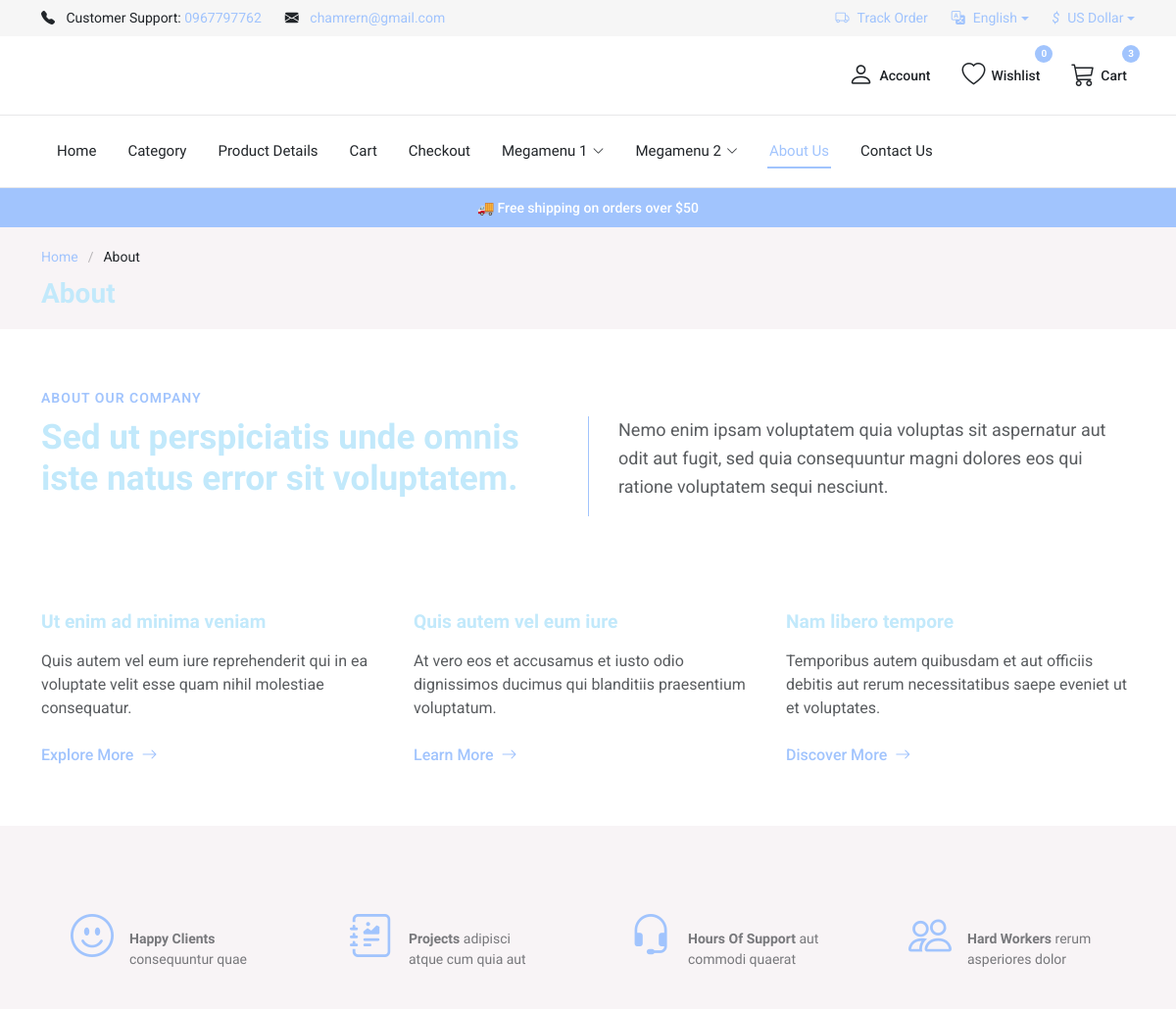
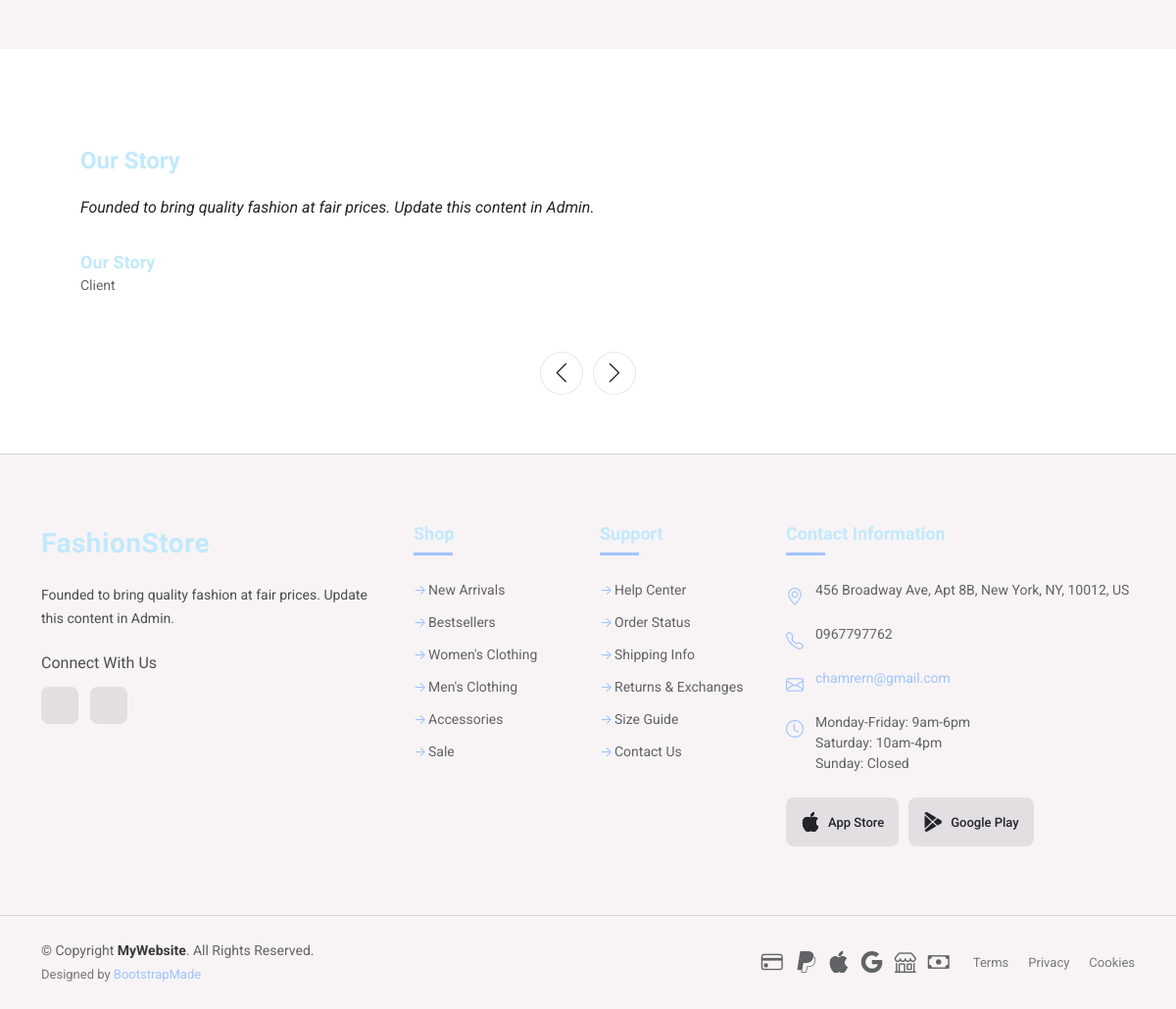
The page /?p=about on the database its author committed (2 pictures, top to bottom).
### tables this page shows
CREATE TABLE IF NOT EXISTS `users` (
  `id` bigint(20) UNSIGNED NOT NULL AUTO_INCREMENT,
  `name` varchar(50) NOT NULL,
  `email` varchar(50) NOT NULL,
  `phone` varchar(30) DEFAULT NULL,
  `password_hash` varchar(100) NOT NULL,
  `role` enum('customer','admin') NOT NULL DEFAULT 'customer',
  `created_at` timestamp NOT NULL DEFAULT CURRENT_TIMESTAMP,
  PRIMARY KEY (`id`),
  UNIQUE KEY `email` (`email`)
);

CREATE TABLE currencies (
  id BIGINT UNSIGNED AUTO_INCREMENT PRIMARY KEY,
  code CHAR(3) NOT NULL,
  name VARCHAR(100) NOT NULL,
  exchange_rate DECIMAL(18,6) NOT NULL DEFAULT 1.000000,
  symbol VARCHAR(10) NULL,
  decimal_places TINYINT UNSIGNED NOT NULL DEFAULT 2,
  position ENUM('prefix','suffix') NOT NULL DEFAULT 'prefix',
  is_default TINYINT(1) NOT NULL DEFAULT 0,
  is_active TINYINT(1) NOT NULL DEFAULT 1,
  created_at TIMESTAMP NOT NULL DEFAULT CURRENT_TIMESTAMP,
  updated_at TIMESTAMP NOT NULL DEFAULT CURRENT_TIMESTAMP ON UPDATE CURRENT_TIMESTAMP,
  UNIQUE KEY uniq_currencies_code (code),
  INDEX idx_currencies_active_position (is_active, position)
);

CREATE TABLE about_us (
  id BIGINT UNSIGNED AUTO_INCREMENT PRIMARY KEY,
  title VARCHAR(200) NULL,
  content MEDIUMTEXT NULL,
  content_2 MEDIUMTEXT NULL,
  image_url VARCHAR(500) NULL,
  updated_at TIMESTAMP NOT NULL DEFAULT CURRENT_TIMESTAMP ON UPDATE CURRENT_TIMESTAMP,
  created_at TIMESTAMP NOT NULL DEFAULT CURRENT_TIMESTAMP
);

### mod/about.php (the view, shortened to what the rows shown need)
<?php
$about = getAbout();
$aboutTitle = $about['title'] ?? '';
$aboutContent = $about['content'] ?? '';
?>
<main class="main">
      <div class="page-title light-background">
            <div class="container">
                  <h1>About</h1>
            </div>
      </div>
      <section id="about-2" class="about-2 section">
            <div class="container" data-aos="fade-up" data-aos-delay="100">
                  <div class="row mb-lg-5">
                        <div class="col-lg-6">
                              <h2 class="about-title">Sed ut perspiciatis unde omnis iste natus error sit
                                    voluptatem.</h2>
                        </div>
                  </div>
            </div>
      </section>
      <section id="testimonials" class="testimonials section">
            <div class="container" data-aos="fade-up" data-aos-delay="100">
                  <div class="testimonials-slider swiper init-swiper">
                        <div class="swiper-wrapper">
                              <?php foreach ($about as $row) { ?>
                                    <div class="swiper-slide">
                                          <div class="testimonial-item">
                                                <div class="row">
                                                      <div class="col-lg-8">
                                                            <h2><?php echo htmlspecialchars((string)$aboutTitle, ENT_QUOTES); ?></h2>
                                                            <p>
                                                                  <?php echo nl2br(htmlspecialchars((string)$aboutContent, ENT_QUOTES)); ?>
                                                            </p>
                                                            <div class="profile d-flex align-items-center">
                                                                  <div class="profile-info">
                                                                        <h3><?php echo htmlspecialchars((string)$aboutTitle, ENT_QUOTES); ?></h3>
                                                                        <span>Client</span>
                                                                  </div>
                                                            </div>
                                                      </div>
                                                      <div class="col-lg-4 d-none d-lg-block">
                                                      </div>
                                                </div>
                                          </div>
                                    </div>
                              <?php } ?>
                        </div>
                  </div>
            </div>
      </section>
</main>

### inc/header.php (shortened to what the rows shown need)
<?php
$currencyData = getCurrencies();
$currentCurrencyLabel = $currencyData['currentCurrencyLabel'] ?? 'USD';
$currentCurrencySymbol = $currencyData['currentCurrencySymbol'] ?? '$';
$contact = getContact();
$adminEmail = $contact['adminEmail'] ?? '';
$adminPhone = $contact['adminPhone'] ?? '';
?>
<!DOCTYPE html>
<html lang="en">
<head>
      <?php
      $titleOverride = __DIR__ . '/title.inc.php';
      if (is_file($titleOverride)) {
            include $titleOverride;
      }
      ?>
</head>
<body class="<?php echo htmlspecialchars($__ROUTE, ENT_QUOTES); ?>">
      <header id="header" class="header position-relative">
            <div class="top-bar py-2 d-none d-lg-block">
                  <div class="container-fluid container-xl">
                        <div class="row align-items-center">
                              <div class="col-lg-6">
                                    <div class="d-flex align-items-center">
                                          <div class="top-bar-item me-4">
                                                <i class="bi bi-telephone-fill me-2"></i>
                                                <span>Customer Support: </span>
                                                <a href="<?php echo htmlspecialchars($adminPhone !== '' ? 'tel:' . $adminPhone : 'tel:+855967797762', ENT_QUOTES); ?>"><?php echo htmlspecialchars($adminPhone !== '' ? $adminPhone : '+855 967 797 762', ENT_QUOTES); ?></a>
                                          </div>
                                          <div class="top-bar-item">
                                                <a href="">
                                                      <span class="__cf_email__"><?php if ($adminEmail !== '') { ?><a href="mailto:<?php echo htmlspecialchars($adminEmail, ENT_QUOTES); ?>"><?php echo htmlspecialchars($adminEmail, ENT_QUOTES); ?></a><?php } else { ?><a href="mailto:tiengchamrern2@gmail.com" class="__cf_email__">tiengchamrern2@gmail.com</a><?php } ?></span>
                                                </a>
                                          </div>
                                    </div>
                              </div>
                              <div class="col-lg-6">
                                    <div class="d-flex justify-content-end">
                                          <div class="top-bar-item dropdown">
                                                <a href="#" class="dropdown-toggle" data-bs-toggle="dropdown">
                                                      <i class="me-2"><?php echo $currentCurrencySymbol; ?></i><?php echo htmlspecialchars($currentCurrencyLabel, ENT_QUOTES); ?>
                                                </a>
                                          </div>
                                    </div>
                              </div>
                        </div>
                  </div>
            </div>
      </header>

### inc/footer.php (shortened to what the rows shown need)
<?php
$contact = getContact();
$adminEmail = $contact['adminEmail'] ?? '';
$adminPhone = $contact['adminPhone'] ?? '';
$about = getAbout();
$aboutContent = $about['content'] ?? '';
?>
<footer id="footer" class="footer light-background">
      <div class="footer-main">
            <div class="container">
                  <div class="row gy-4">
                        <div class="col-lg-4 col-md-6">
                              <div class="footer-widget footer-about">
                                    <a href="/" class="logo">
                                          <span class="sitename">FashionStore</span>
                                    </a>
                                    <p><?php echo htmlspecialchars((string)($aboutContent !== '' ? $aboutContent : 'Lorem ipsum dolor sit amet, consectetur adipiscing elit. Nullam in nibh vehicula, facilisis magna ut, consectetur lorem. Proin eget tortor risus.'), ENT_QUOTES); ?></p>
                                    <div class="social-links mt-4">
                                          <h5>Connect With Us</h5>
                                          <div class="social-icons">
                                          </div>
                                    </div>
                              </div>
                        </div>
                        <div class="col-lg-4 col-md-6">
                              <div class="footer-widget">
                                    <div class="footer-contact">
                                          <div class="contact-item">
                                                <i class="bi bi-telephone"></i>
                                                <span><?php echo htmlspecialchars($adminPhone !== '' ? $adminPhone : '+855 967 797 762', ENT_QUOTES); ?></span>
                                          </div>
                                          <div class="contact-item">
                                                <span><?php if ($adminEmail !== '') { ?><a href="mailto:<?php echo htmlspecialchars($adminEmail, ENT_QUOTES); ?>"><?php echo htmlspecialchars($adminEmail, ENT_QUOTES); ?></a><?php } else { ?><a href="mailto:tiengchamrern2@gmail.com" class="__cf_email__">tiengchamrern2@gmail.com</a><?php } ?></span>
                                          </div>
                                    </div>
                              </div>
                        </div>
                  </div>
            </div>
      </div>
</footer>
</body>
</html>

### rows shown on the page
users: phone "0967797762", email "chamrern@gmail.com"
currencies: symbol "$", name "US Dollar"
about_us: title "Our Story", content "Founded to bring quality fashion at fair prices. Update this content in Admin."

### other values the page prints
$addressText "456 Broadway Ave, Apt 8B, New York, NY, 10012, US"
